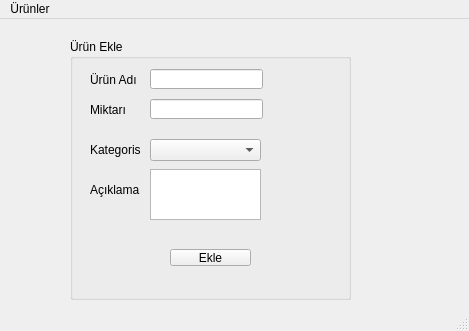
<?xml version="1.0" encoding="UTF-8"?>
<ui version="4.0">
 <class>MainWindow</class>
 <widget class="QMainWindow" name="MainWindow">
  <property name="geometry">
   <rect>
    <x>0</x>
    <y>0</y>
    <width>469</width>
    <height>331</height>
   </rect>
  </property>
  <property name="windowTitle">
   <string>MainWindow</string>
  </property>
  <widget class="QWidget" name="centralwidget">
   <widget class="QGroupBox" name="groupBox">
    <property name="geometry">
     <rect>
      <x>70</x>
      <y>20</y>
      <width>281</width>
      <height>261</height>
     </rect>
    </property>
    <property name="title">
     <string>Ürün Ekle</string>
    </property>
    <widget class="QLabel" name="label">
     <property name="geometry">
      <rect>
       <x>20</x>
       <y>30</y>
       <width>51</width>
       <height>21</height>
      </rect>
     </property>
     <property name="text">
      <string>Ürün Adı</string>
     </property>
    </widget>
    <widget class="QLabel" name="label_2">
     <property name="geometry">
      <rect>
       <x>20</x>
       <y>60</y>
       <width>51</width>
       <height>21</height>
      </rect>
     </property>
     <property name="text">
      <string>Miktarı</string>
     </property>
    </widget>
    <widget class="QLabel" name="label_3">
     <property name="geometry">
      <rect>
       <x>20</x>
       <y>100</y>
       <width>51</width>
       <height>21</height>
      </rect>
     </property>
     <property name="text">
      <string>Kategorisi</string>
     </property>
    </widget>
    <widget class="QLabel" name="label_4">
     <property name="geometry">
      <rect>
       <x>20</x>
       <y>140</y>
       <width>51</width>
       <height>21</height>
      </rect>
     </property>
     <property name="text">
      <string>Açıklama </string>
     </property>
    </widget>
    <widget class="QPushButton" name="pushButton">
     <property name="geometry">
      <rect>
       <x>100</x>
       <y>210</y>
       <width>81</width>
       <height>17</height>
      </rect>
     </property>
     <property name="text">
      <string>Ekle</string>
     </property>
    </widget>
    <widget class="QLineEdit" name="lineEdit">
     <property name="geometry">
      <rect>
       <x>80</x>
       <y>30</y>
       <width>113</width>
       <height>20</height>
      </rect>
     </property>
    </widget>
    <widget class="QLineEdit" name="lineEdit_2">
     <property name="geometry">
      <rect>
       <x>80</x>
       <y>60</y>
       <width>113</width>
       <height>20</height>
      </rect>
     </property>
    </widget>
    <widget class="QComboBox" name="comboBox">
     <property name="geometry">
      <rect>
       <x>80</x>
       <y>100</y>
       <width>111</width>
       <height>22</height>
      </rect>
     </property>
    </widget>
    <widget class="QTextEdit" name="textEdit">
     <property name="geometry">
      <rect>
       <x>80</x>
       <y>130</y>
       <width>111</width>
       <height>51</height>
      </rect>
     </property>
    </widget>
   </widget>
  </widget>
  <widget class="QMenuBar" name="menubar">
   <property name="geometry">
    <rect>
     <x>0</x>
     <y>0</y>
     <width>469</width>
     <height>18</height>
    </rect>
   </property>
   <widget class="QMenu" name="menudosya">
    <property name="title">
     <string>Ürünler</string>
    </property>
    <addaction name="urunlistele"/>
    <addaction name="kategoriEkle"/>
   </widget>
   <addaction name="menudosya"/>
  </widget>
  <widget class="QStatusBar" name="statusbar"/>
  <action name="urunlistele">
   <property name="text">
    <string>Ürün Listele</string>
   </property>
  </action>
  <action name="kategoriEkle">
   <property name="text">
    <string>Ürün Kategori Ekle</string>
   </property>
  </action>
 </widget>
 <resources/>
 <connections/>
</ui>
